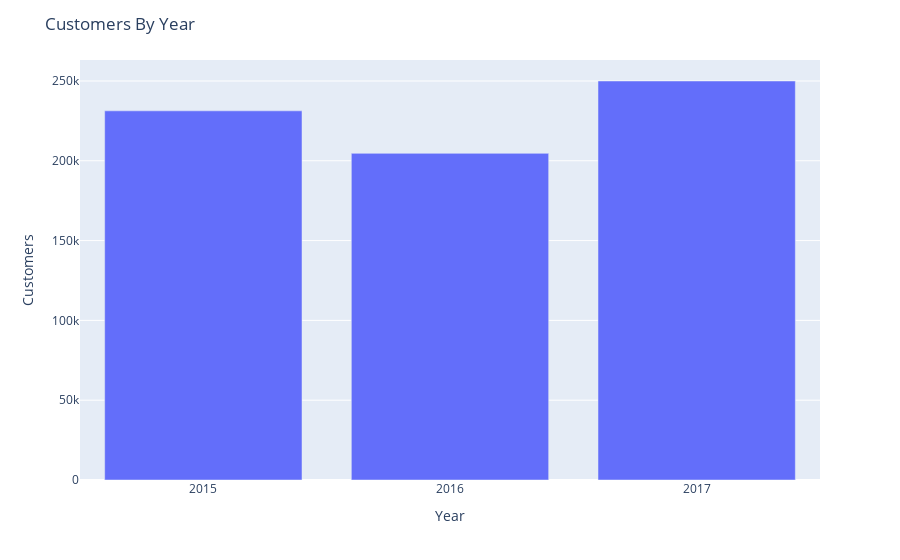

Here is the notebook cell this chart was saved with:
### Markdown cell above
Revenue has steadily increased every year from 25.73M in 2015 to 29.03M in 2016 and finally ending 2017 at 31.42M

### Code cell
tabA = ncr[['customer_email', 'year']]
tabA = tabA.groupby('year').count().sort_values(by = 'customer_email',
                                                ascending = False)

fig = px.bar(tabA, x = ['2015','2016','2017'], y=[231294, 204646,249987])
fig.update_layout(title = 'Customers By Year',
                  xaxis_title = 'Year',
                  yaxis_title = 'Customers'
                  )
fig.show()

### Figure 1 — Plotly figure (JSON) as saved in the notebook; plotly's stock layout.template omitted (floating-point values rounded to 4 significant figures)
{"data": [{"alignmentgroup": "True", "hovertemplate": "x=%{x}<br>y=%{y}<extra></extra>", "legendgroup": "", "marker": {"color": "#636efa"}, "name": "", "offsetgroup": "", "orientation": "v", "showlegend": false, "textposition": "auto", "type": "bar", "x": ["2015", "2016", "2017"], "xaxis": "x", "y": [231294, 204646, 249987], "yaxis": "y"}], "layout": {"barmode": "relative", "legend": {"tracegroupgap": 0}, "margin": {"t": 60}, "title": {"text": "Customers By Year"}, "xaxis": {"anchor": "y", "domain": [0, 1], "title": {"text": "Year"}}, "yaxis": {"anchor": "x", "domain": [0, 1], "title": {"text": "Customers"}}}}
